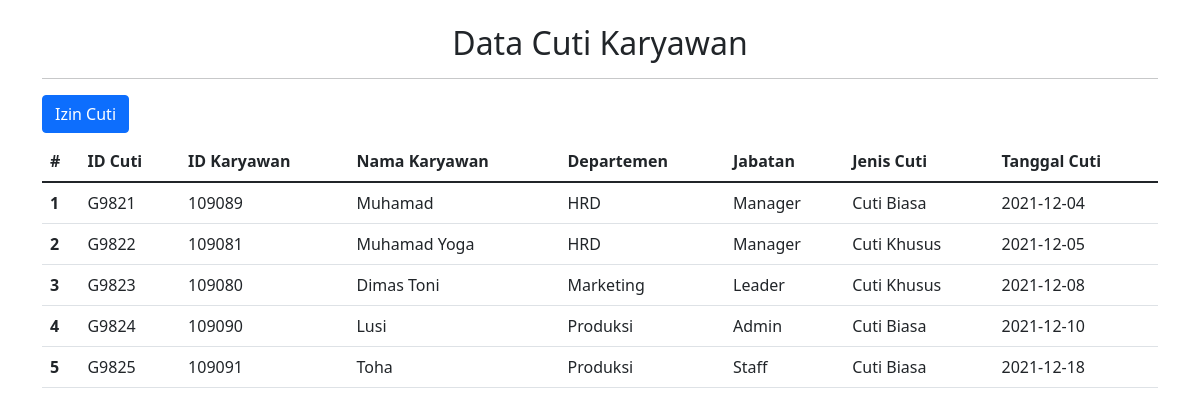
The page / on the database its author committed.
### tables this page shows
CREATE TABLE `cuti` (
  `id_cuti` varchar(8) NOT NULL,
  `id_karyawan` varchar(8) NOT NULL,
  `nama_karyawan` varchar(120) NOT NULL,
  `departemen` varchar(50) NOT NULL,
  `jabatan` varchar(60) NOT NULL,
  `jeniscuti` varchar(1000) NOT NULL,
  `tgl_cuti` date NOT NULL
);

### index.php (the view, shortened to what this page needs)
<!doctype html>
<html lang="en">
<head>
    <link href="https://cdn.jsdelivr.net/npm/bootstrap@5.1.3/dist/css/bootstrap.min.css" rel="stylesheet">
</head>
<body>
    <div class="container">
        <div class="row mt-4">
            <div class="col">
                <center>
                    <h2>Data Cuti Karyawan</h2>
                    <hr>
                </center>
                <a href="form_cuti.php"><button type="button" class="btn btn-primary">Izin Cuti</button></a>
            </div>
        </div>
    </div>
    <div class="container">
        <div class="row mt-2">
            <div class="col">
                <table class="table">
                    <thead>
                        <tr>
                            <th scope="col">#</th>
                            <th scope="col">ID Cuti</th>
                            <th scope="col">ID Karyawan</th>
                            <th scope="col">Nama Karyawan</th>
                            <th scope="col">Departemen</th>
                            <th scope="col">Jabatan</th>
                            <th scope="col">Jenis Cuti</th>
                            <th scope="col">Tanggal Cuti</th>
                        </tr>
                    </thead>
                    <tbody>
                        <?php
                        include "koneksi.php";
                        $data = mysqli_query($conn, "SELECT * FROM cuti");
                        $nomor = 1;
                        while ($d = mysqli_fetch_array($data)) { ?>
                            <tr>
                                <th scope="row"><?php echo $nomor++ ?></th>
                                <td><?php echo $d['id_cuti']; ?></td>
                                <td><?php echo $d['id_karyawan']; ?></td>
                                <td><?php echo $d['nama_karyawan']; ?></td>
                                <td><?php echo $d['departemen']; ?></td>
                                <td><?php echo $d['jabatan']; ?></td>
                                <td><?php echo $d['jeniscuti']; ?></td>
                                <td><?php echo $d['tgl_cuti']; ?></td>
                            </tr>
                        <?php }; ?>
                    </tbody>
                </table>
            </div>
        </div>
    </div>
</body>
</html>

### rows shown on the page
cuti: id_cuti "G9821", id_karyawan "109089", nama_karyawan "Muhamad", departemen "HRD", jabatan "Manager", jeniscuti "Cuti Biasa", tgl_cuti "2021-12-04"
cuti: id_cuti "G9822", id_karyawan "109081", nama_karyawan "Muhamad Yoga", departemen "HRD", jabatan "Manager", jeniscuti "Cuti Khusus", tgl_cuti "2021-12-05"
cuti: id_cuti "G9823", id_karyawan "109080", nama_karyawan "Dimas Toni", departemen "Marketing", jabatan "Leader", jeniscuti "Cuti Khusus", tgl_cuti "2021-12-08"
cuti: id_cuti "G9824", id_karyawan "109090", nama_karyawan "Lusi", departemen "Produksi", jabatan "Admin", jeniscuti "Cuti Biasa", tgl_cuti "2021-12-10"
cuti: id_cuti "G9825", id_karyawan "109091", nama_karyawan "Toha", departemen "Produksi", jabatan "Staff", jeniscuti "Cuti Biasa", tgl_cuti "2021-12-18"
